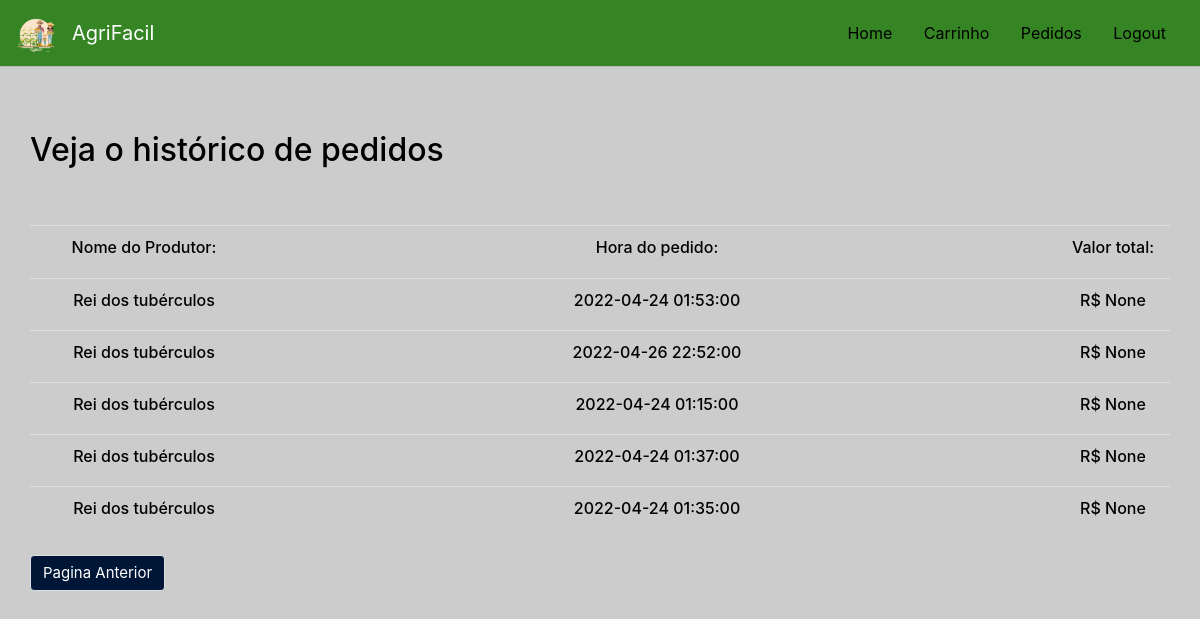
The app's page /order-history (signed in), older data.
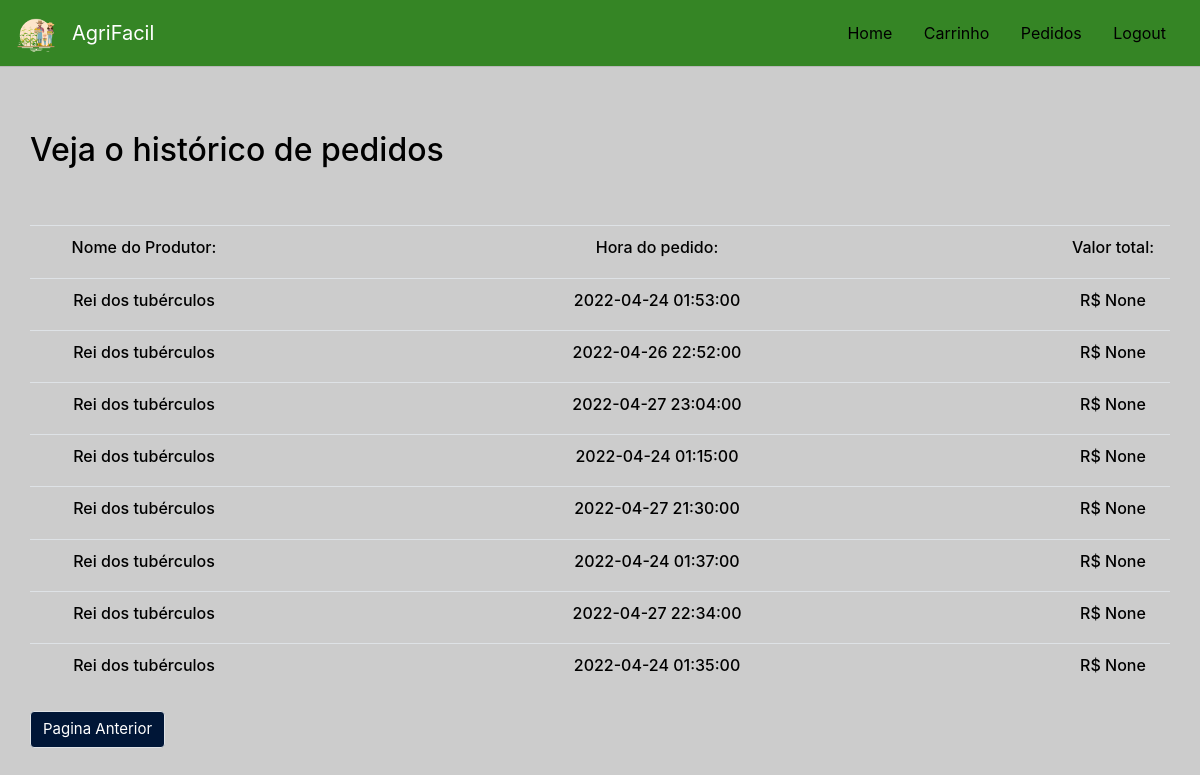
The same page, newer data.
### tables this page shows
CREATE TABLE pedido (idPedido INTEGER PRIMARY KEY AUTOINCREMENT, idProdutor INTEGER, idProduto INTEGER, quantidade INTEGER, CPF INTEGER, valor FLOAT, horario DATETIME, uuid TEXT, status_pedido TEXT, FOREIGN KEY(idProdutor) REFERENCES produtor(idProdutor), FOREIGN KEY(CPF) REFERENCES consumidor(CPF), FOREIGN KEY(idProduto) REFERENCES produto(idProduto));

### api/order.py (the view)
@app.route('/order-history', methods=['GET', 'POST'])
def order_history():
    order_history = order.get_order_history(session['cpf'])
    print(order_history)
    return render_template("order_history.html", order_history = order_history)

### crud/order.py (called while the page is built)
def get_order_history(cpf):
    with sql.connect("db/agrifacil.db") as con:
        cur = con.cursor()
        cur.execute("SELECT  p.idPedido, p.valor, pr.nomeFantasia, p.horario FROM pedido p join produtor pr on (p.idProdutor = pr.idProdutor) join produto pt on (p.idProduto = pt.idProduto) where p.cpf = (?) and p.status_pedido = 'Confirmado' group by uuid",(cpf,))
        return cur.fetchall()

### templates/order_history.html
{% extends "base.html" %}
{% block content %}
<main role="main">
    <div class="container" align="center">
<br/>
<br/>
        <div class="row">
        <h2 style="color:black">Veja o histórico de pedidos</h2>
        </div>
<br/>
<br/>
    <div class="row" >
    <table class="table table-hover">
        <tr>
            <h6><td width="20%" style="vertical-align:middle;"><div align="center"><h6 style="color:black">Nome do Produtor:</h6></div></td>
            <td></td>
            <td width="20%" style="vertical-align:middle;"><div align="center"><h6 style="color:black">Hora do pedido:</h6></div></td>
            <td></td>
            <td width="10%" style="vertical-align:middle;" ><div align="center"><h6 style="color:black">Valor total:</h6></div></td>
        </tr>
            {% for result in order_history %}
        <tr class="item">
            <td width="20%" style="vertical-align:middle;"><div align="center"><h6 style="color:black">{{result[2]}}</h6></div></td>
            <td></td>
            <td width="10%" style="vertical-align:middle;"><div align="center"><h6 style="color:black">{{result[3]}}</h6></div></td>
            <td></td>
            <td width="10%" style="vertical-align:middle;"><div align="center"><h6 style="color:black">R$ {{result[1]}}</h6></div></td>
        </tr>
            {% endfor %}
    </table>
    <br/>
        </div>
        <div class="row" style="justify-content: space-between">
        <input type="button" class ="btn btn-primary border teste2" border="2" style= "background-color: #001637;font-size: 15px;" value="Pagina Anterior" onclick="history.back(-1)" />
    </div>
    </div>
</main>
  {% endblock %}

Row changes from the older to the newer data that the page shows:
added pedido: result "Rei dos tubérculos", horario "2022-04-27 23:04:00", result "None"
added pedido: result "Rei dos tubérculos", horario "2022-04-27 21:30:00", result "None"
added pedido: result "Rei dos tubérculos", horario "2022-04-27 22:34:00", result "None"
